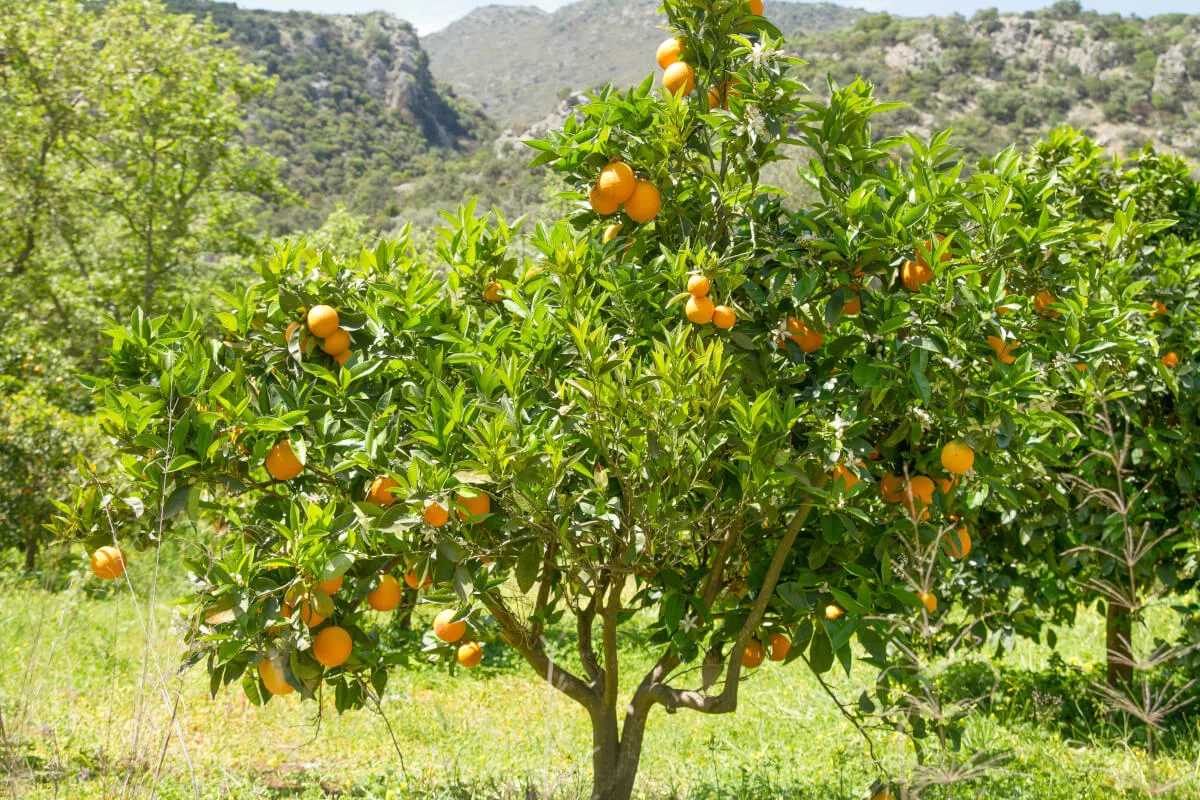
#> input picture img/naranjo.jpg, 1200 x 800 px
$ python main.py
#> lines starting #> are read from the running program, lines starting #| are printed output that depends on the picture; after the words box and inside, x2 and y2 are one past the last pixel; in counts of white or black regions, pixels touching at a corner belong together
import cv2
import numpy as np
import statistics
import tkinter as tk
from tkinter import filedialog

def showWait(titulo, imagen):
    cv2.imshow(titulo, imagen)
    cv2.waitKey(0)
    # cv2.destroyAllWindows()


# Cargar la imagen
#image = cv2.imread("img/naranjo.jpg")
root = tk.Tk()
root.withdraw()  # Ocultar la ventana principal de Tkinter

file_path = filedialog.askopenfilename(title="Seleccionar una imagen")
#> the answer given: img/naranjo.jpg

if file_path:
    # El usuario seleccionó un archivo, carga la imagen
    image = cv2.imread(file_path)
#> image is the input picture: shape (800, 1200, 3); mean B, G, R 64.9, 144.1, 132.1
    if image is not None:
        # La imagen se cargó con éxito
        print("La imagen se ha cargado con éxito.")
    else:
        print("No se pudo cargar la imagen.")
else:
    print("El usuario no seleccionó un archivo.")

# Cierra la ventana de Tkinter
root.destroy()

# Convertir la imagen a espacio de color HSV
hsv_image = cv2.cvtColor(image, cv2.COLOR_BGR2HSV)
#> hsv_image: shape (800, 1200, 3); mean H, S, V 36.5, 157.2, 146.7
# Definir un rango de colores naranja en HSV
lower_orange = np.array([0, 100, 100])
upper_orange = np.array([25, 255, 255])
# Crear una máscara para el color naranja
mask = cv2.inRange(hsv_image, lower_orange, upper_orange)
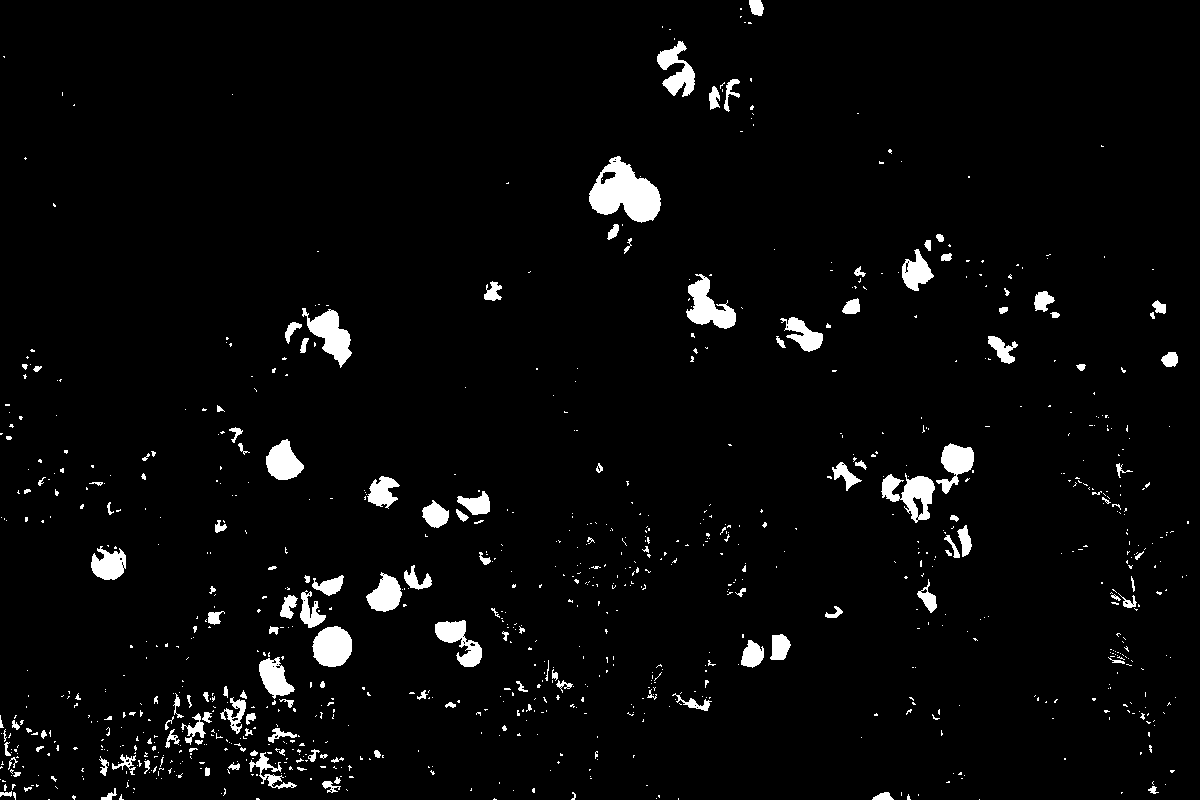
#> mask: shape (800, 1200); 3.5% white; 955 white regions (806 under 20 px), largest, box (x1, y1, x2, y2) and area: (589, 156, 661, 223) 2848, (686, 274, 736, 329) 1359, (302, 308, 352, 368) 1342
cv2.imwrite("Mascara.jpg", mask)

#> (the run stopped early here; a loop or call above may not have finished)

$ run again, with img/cosa.jpg copied over img/naranjo.jpg
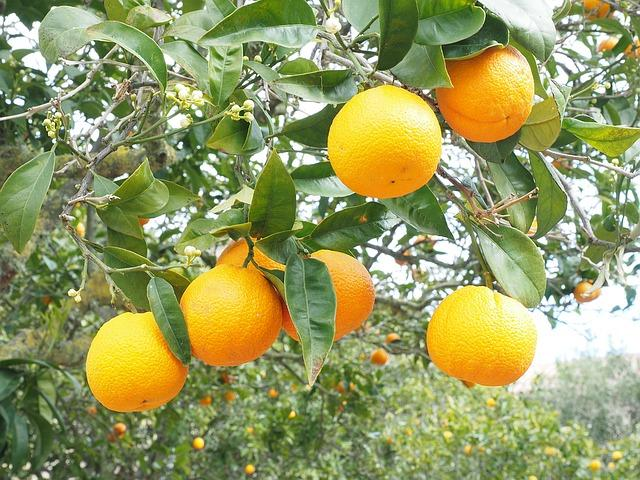
#> input picture img/cosa.jpg, 640 x 480 px
#> image is the input picture: shape (480, 640, 3); mean B, G, R 97.1, 155.2, 150.4
#> hsv_image: shape (480, 640, 3); mean H, S, V 42, 107.3, 164.4
#> `mask = cv2.inRange(hsv_image, lower_orange, upper_orange)`:
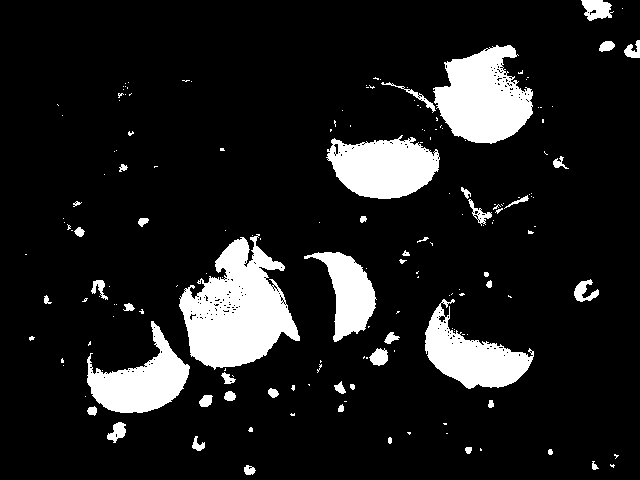
#> mask: shape (480, 640); 12.2% white; 173 white regions (126 under 20 px), largest, box (x1, y1, x2, y2) and area: (179, 234, 300, 370) 9495, (433, 45, 533, 144) 6540, (326, 135, 440, 199) 5100

$ run again, with img/naranjito.png saved as img/naranjo.jpg
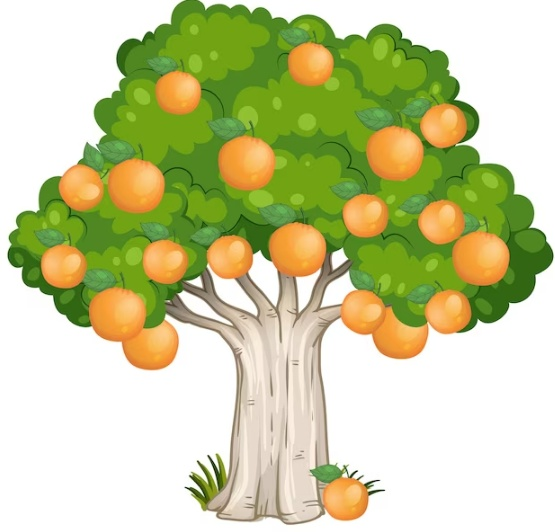
#> input picture img/naranjito.png, 555 x 532 px
#> image is the input picture: shape (532, 555, 3); mean B, G, R 156.4, 204.8, 200.2
#> hsv_image: shape (532, 555, 3); mean H, S, V 21.2, 87.2, 215.6
#> `mask = cv2.inRange(hsv_image, lower_orange, upper_orange)`:
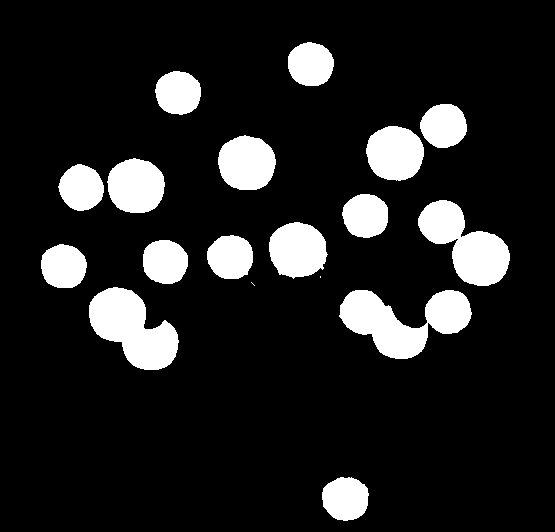
#> mask: shape (532, 555); 12.9% white; 18 white regions (2 under 20 px), largest, box (x1, y1, x2, y2) and area: (339, 290, 472, 359) 4954, (89, 287, 179, 370) 4433, (418, 200, 510, 286) 4126
